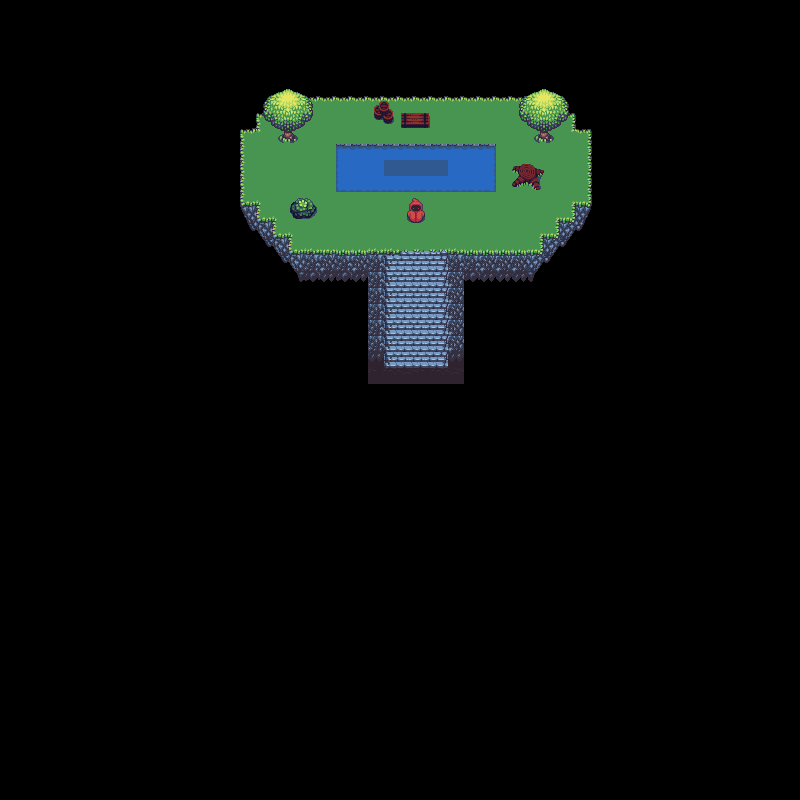

The image is a tile-based game level rendered from a .tmx file. Its description and source (layers, tilesets, objects; grid data summarised) follow:
An orthogonal 50x50 tile map with 16x16 px tiles, 4 tile layers (Background 2, Background, Foregound, Foreground 2).

<map version="1.0" tiledversion="1.1.6" orientation="orthogonal" renderorder="right-down" width="50" height="50" tilewidth="16" tileheight="16" infinite="0" nextobjectid="1">
 <tileset firstgid="1" source="floating_islands.tsx" />
 <layer name="Background 2" width="50" height="50">
  <data>[2500 cells, 8 non-empty, 3 distinct tile ids]</data>
 </layer>
 <layer name="Background" width="50" height="50">
  <data>[2500 cells, 276 non-empty, 56 distinct tile ids]</data>
 </layer>
 <layer name="Foregound" width="50" height="50">
  <data>[2500 cells, 30 non-empty, 22 distinct tile ids]</data>
 </layer>
 <layer name="Foreground 2" width="50" height="50">
  <data>[2500 cells, 18 non-empty, 12 distinct tile ids]</data>
 </layer>
</map>